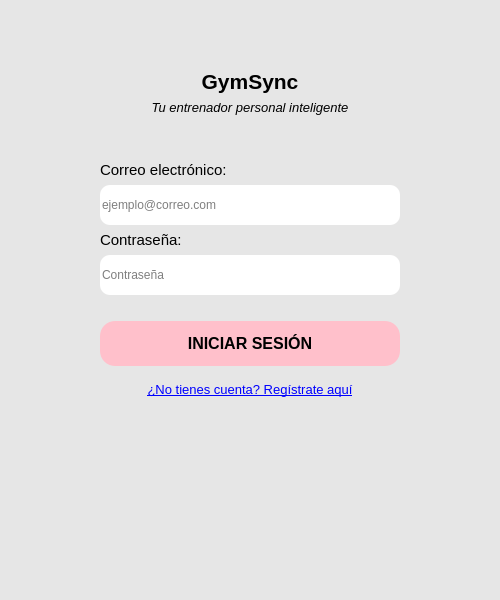
<?xml version="1.0" encoding="UTF-8"?>
<ui version="4.0">
 <class>MainWindow</class>
 <widget class="QMainWindow" name="MainWindow">
  <property name="geometry">
   <rect>
    <x>0</x>
    <y>0</y>
    <width>500</width>
    <height>600</height>
   </rect>
  </property>
  <property name="windowTitle">
   <string>GymSync - Inicio de Sesión</string>
  </property>
  <property name="styleSheet">
   <string notr="true">background-color: rgb(230, 230, 230);</string>
  </property>
  <widget class="QWidget" name="centralwidget">
   <layout class="QVBoxLayout" name="verticalLayout">
    <item>
     <spacer name="verticalSpacer_2">
      <property name="orientation">
       <enum>Qt::Vertical</enum>
      </property>
      <property name="sizeType">
       <enum>QSizePolicy::Fixed</enum>
      </property>
      <property name="sizeHint" stdset="0">
       <size>
        <width>20</width>
        <height>40</height>
       </size>
      </property>
     </spacer>
    </item>
    <item>
     <layout class="QHBoxLayout" name="horizontalLayout_1">
      <item>
       <spacer name="horizontalSpacer_5">
        <property name="orientation">
         <enum>Qt::Horizontal</enum>
        </property>
        <property name="sizeHint" stdset="0">
         <size>
          <width>40</width>
          <height>20</height>
         </size>
        </property>
       </spacer>
      </item>
      <item>
       <spacer name="horizontalSpacer_6">
        <property name="orientation">
         <enum>Qt::Horizontal</enum>
        </property>
        <property name="sizeHint" stdset="0">
         <size>
          <width>40</width>
          <height>20</height>
         </size>
        </property>
       </spacer>
      </item>
     </layout>
    </item>
    <item>
     <widget class="QLabel" name="lbl_titulo">
      <property name="font">
       <font>
        <pointsize>16</pointsize>
        <weight>75</weight>
        <bold>true</bold>
       </font>
      </property>
      <property name="text">
       <string>GymSync</string>
      </property>
      <property name="alignment">
       <set>Qt::AlignCenter</set>
      </property>
     </widget>
    </item>
    <item>
     <widget class="QLabel" name="lbl_subtitulo">
      <property name="font">
       <font>
        <pointsize>10</pointsize>
        <italic>true</italic>
       </font>
      </property>
      <property name="text">
       <string>Tu entrenador personal inteligente</string>
      </property>
      <property name="alignment">
       <set>Qt::AlignCenter</set>
      </property>
     </widget>
    </item>
    <item>
     <spacer name="verticalSpacer">
      <property name="orientation">
       <enum>Qt::Vertical</enum>
      </property>
      <property name="sizeType">
       <enum>QSizePolicy::Fixed</enum>
      </property>
      <property name="sizeHint" stdset="0">
       <size>
        <width>20</width>
        <height>40</height>
       </size>
      </property>
     </spacer>
    </item>
    <item>
     <layout class="QHBoxLayout" name="horizontalLayout_2">
      <item>
       <spacer name="horizontalSpacer">
        <property name="orientation">
         <enum>Qt::Horizontal</enum>
        </property>
        <property name="sizeHint" stdset="0">
         <size>
          <width>40</width>
          <height>20</height>
         </size>
        </property>
       </spacer>
      </item>
      <item>
       <layout class="QVBoxLayout" name="verticalLayout_2">
        <item>
         <widget class="QLabel" name="lbl_correo">
          <property name="font">
           <font>
            <pointsize>11</pointsize>
           </font>
          </property>
          <property name="text">
           <string>Correo electrónico:</string>
          </property>
         </widget>
        </item>
        <item>
         <widget class="QLineEdit" name="txt_correo">
          <property name="minimumSize">
           <size>
            <width>300</width>
            <height>40</height>
           </size>
          </property>
          <property name="maximumSize">
           <size>
            <width>400</width>
            <height>40</height>
           </size>
          </property>
          <property name="styleSheet">
           <string notr="true">background-color: rgb(255, 255, 255);
border-radius: 10px;</string>
          </property>
          <property name="placeholderText">
           <string>ejemplo@correo.com</string>
          </property>
         </widget>
        </item>
        <item>
         <widget class="QLabel" name="lbl_contraseña">
          <property name="font">
           <font>
            <pointsize>11</pointsize>
           </font>
          </property>
          <property name="text">
           <string>Contraseña:</string>
          </property>
         </widget>
        </item>
        <item>
         <widget class="QLineEdit" name="txt_contraseña">
          <property name="minimumSize">
           <size>
            <width>300</width>
            <height>40</height>
           </size>
          </property>
          <property name="maximumSize">
           <size>
            <width>400</width>
            <height>40</height>
           </size>
          </property>
          <property name="styleSheet">
           <string notr="true">background-color: rgb(255, 255, 255);
border-radius: 10px;</string>
          </property>
          <property name="echoMode">
           <enum>QLineEdit::Password</enum>
          </property>
          <property name="placeholderText">
           <string>Contraseña</string>
          </property>
         </widget>
        </item>
        <item>
         <spacer name="verticalSpacer_3">
          <property name="orientation">
           <enum>Qt::Vertical</enum>
          </property>
          <property name="sizeType">
           <enum>QSizePolicy::Fixed</enum>
          </property>
          <property name="sizeHint" stdset="0">
           <size>
            <width>20</width>
            <height>20</height>
           </size>
          </property>
         </spacer>
        </item>
        <item>
         <widget class="QPushButton" name="btn_iniciar_sesion">
          <property name="minimumSize">
           <size>
            <width>200</width>
            <height>45</height>
           </size>
          </property>
          <property name="maximumSize">
           <size>
            <width>400</width>
            <height>45</height>
           </size>
          </property>
          <property name="font">
           <font>
            <pointsize>12</pointsize>
            <weight>75</weight>
            <bold>true</bold>
           </font>
          </property>
          <property name="styleSheet">
           <string notr="true">background-color: rgb(255, 192, 203);
border-radius: 15px;</string>
          </property>
          <property name="text">
           <string>INICIAR SESIÓN</string>
          </property>
         </widget>
        </item>
        <item>
         <spacer name="verticalSpacer_4">
          <property name="orientation">
           <enum>Qt::Vertical</enum>
          </property>
          <property name="sizeType">
           <enum>QSizePolicy::Fixed</enum>
          </property>
          <property name="sizeHint" stdset="0">
           <size>
            <width>20</width>
            <height>10</height>
           </size>
          </property>
         </spacer>
        </item>
        <item>
         <widget class="QLabel" name="lnk_registrate">
          <property name="font">
           <font>
            <pointsize>10</pointsize>
            <underline>true</underline>
           </font>
          </property>
          <property name="styleSheet">
           <string notr="true">color: rgb(0, 0, 255);</string>
          </property>
          <property name="text">
           <string>&lt;html&gt;&lt;head/&gt;&lt;body&gt;&lt;p align=&quot;center&quot;&gt;&lt;a href=&quot;#&quot;&gt;¿No tienes cuenta? Regístrate aquí&lt;/a&gt;&lt;/p&gt;&lt;/body&gt;&lt;/html&gt;</string>
          </property>
          <property name="alignment">
           <set>Qt::AlignCenter</set>
          </property>
          <property name="openExternalLinks">
           <bool>false</bool>
          </property>
         </widget>
        </item>
       </layout>
      </item>
      <item>
       <spacer name="horizontalSpacer_2">
        <property name="orientation">
         <enum>Qt::Horizontal</enum>
        </property>
        <property name="sizeHint" stdset="0">
         <size>
          <width>40</width>
          <height>20</height>
         </size>
        </property>
       </spacer>
      </item>
     </layout>
    </item>
    <item>
     <spacer name="verticalSpacer_5">
      <property name="orientation">
       <enum>Qt::Vertical</enum>
      </property>
      <property name="sizeHint" stdset="0">
       <size>
        <width>20</width>
        <height>40</height>
       </size>
      </property>
     </spacer>
    </item>
   </layout>
  </widget>
 </widget>
 <resources/>
 <connections/>
</ui>
